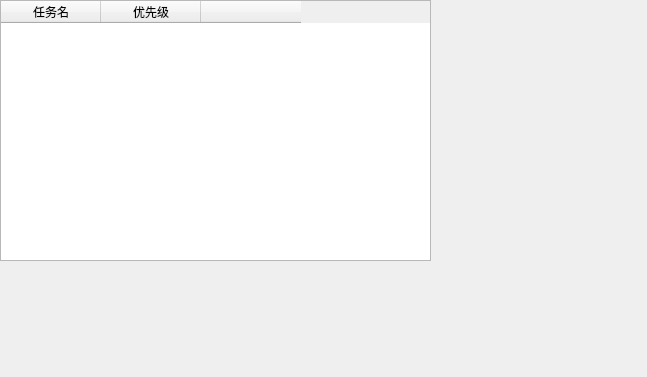
<?xml version="1.0" encoding="UTF-8"?>
<ui version="4.0">
 <class>tasklist</class>
 <widget class="QWidget" name="tasklist">
  <property name="geometry">
   <rect>
    <x>0</x>
    <y>0</y>
    <width>647</width>
    <height>377</height>
   </rect>
  </property>
  <property name="windowTitle">
   <string>Form</string>
  </property>
  <widget class="QTableWidget" name="tableWidget">
   <property name="geometry">
    <rect>
     <x>0</x>
     <y>0</y>
     <width>431</width>
     <height>261</height>
    </rect>
   </property>
   <column>
    <property name="text">
     <string>任务名</string>
    </property>
   </column>
   <column>
    <property name="text">
     <string>优先级</string>
    </property>
   </column>
   <column>
    <property name="text">
     <string/>
    </property>
   </column>
  </widget>
 </widget>
 <resources/>
 <connections/>
</ui>
